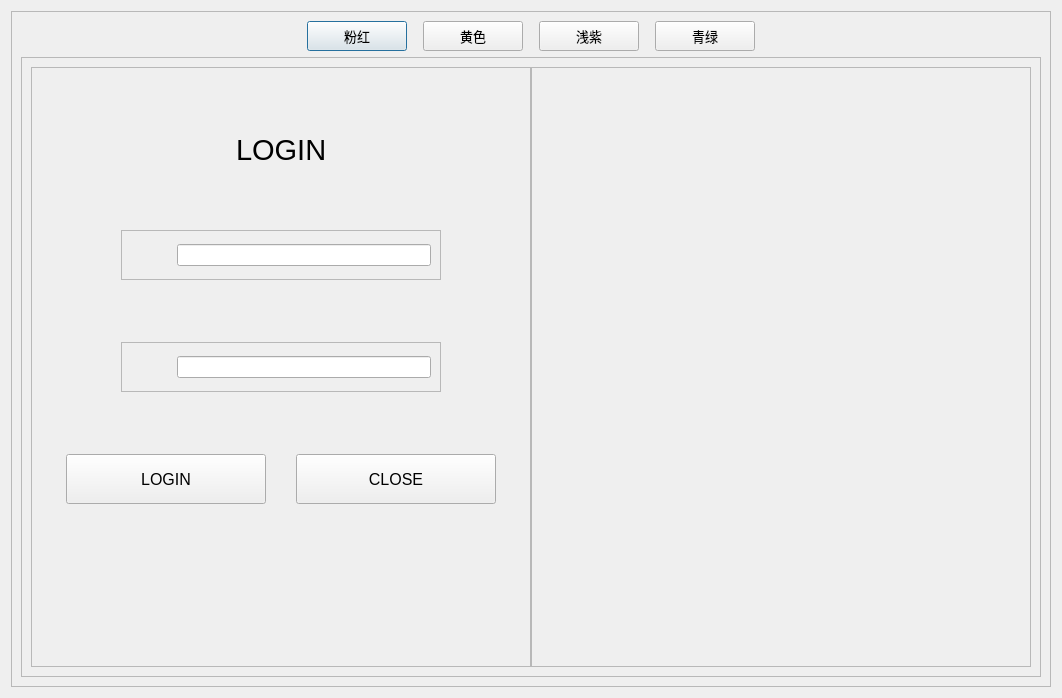
<?xml version="1.0" encoding="UTF-8"?>
<ui version="4.0">
 <class>loginwindow</class>
 <widget class="QDialog" name="loginwindow">
  <property name="geometry">
   <rect>
    <x>0</x>
    <y>0</y>
    <width>789</width>
    <height>564</height>
   </rect>
  </property>
  <property name="windowTitle">
   <string>Dialog</string>
  </property>
  <property name="styleSheet">
   <string notr="true">background-image: url(:/NDMDown/5c8863ce6ce49.jpg);</string>
  </property>
  <layout class="QGridLayout" name="gridLayout_6">
   <item row="0" column="0">
    <widget class="QFrame" name="frame_background">
     <property name="frameShape">
      <enum>QFrame::StyledPanel</enum>
     </property>
     <property name="frameShadow">
      <enum>QFrame::Raised</enum>
     </property>
     <layout class="QGridLayout" name="gridLayout_3">
      <item row="0" column="0">
       <layout class="QHBoxLayout" name="horizontalLayout_12">
        <item>
         <spacer name="horizontalSpacer_3">
          <property name="orientation">
           <enum>Qt::Horizontal</enum>
          </property>
          <property name="sizeHint" stdset="0">
           <size>
            <width>13</width>
            <height>20</height>
           </size>
          </property>
         </spacer>
        </item>
        <item>
         <widget class="QPushButton" name="btn_1">
          <property name="sizePolicy">
           <sizepolicy hsizetype="Fixed" vsizetype="Fixed">
            <horstretch>0</horstretch>
            <verstretch>0</verstretch>
           </sizepolicy>
          </property>
          <property name="minimumSize">
           <size>
            <width>100</width>
            <height>30</height>
           </size>
          </property>
          <property name="maximumSize">
           <size>
            <width>100</width>
            <height>30</height>
           </size>
          </property>
          <property name="font">
           <font>
            <pointsize>10</pointsize>
           </font>
          </property>
          <property name="text">
           <string>粉红</string>
          </property>
         </widget>
        </item>
        <item>
         <spacer name="horizontalSpacer_23">
          <property name="orientation">
           <enum>Qt::Horizontal</enum>
          </property>
          <property name="sizeType">
           <enum>QSizePolicy::Fixed</enum>
          </property>
          <property name="sizeHint" stdset="0">
           <size>
            <width>10</width>
            <height>20</height>
           </size>
          </property>
         </spacer>
        </item>
        <item>
         <widget class="QPushButton" name="btn_2">
          <property name="sizePolicy">
           <sizepolicy hsizetype="Fixed" vsizetype="Fixed">
            <horstretch>0</horstretch>
            <verstretch>0</verstretch>
           </sizepolicy>
          </property>
          <property name="minimumSize">
           <size>
            <width>100</width>
            <height>30</height>
           </size>
          </property>
          <property name="maximumSize">
           <size>
            <width>100</width>
            <height>30</height>
           </size>
          </property>
          <property name="font">
           <font>
            <pointsize>10</pointsize>
           </font>
          </property>
          <property name="text">
           <string>黄色</string>
          </property>
         </widget>
        </item>
        <item>
         <spacer name="horizontalSpacer_24">
          <property name="orientation">
           <enum>Qt::Horizontal</enum>
          </property>
          <property name="sizeType">
           <enum>QSizePolicy::Fixed</enum>
          </property>
          <property name="sizeHint" stdset="0">
           <size>
            <width>10</width>
            <height>20</height>
           </size>
          </property>
         </spacer>
        </item>
        <item>
         <widget class="QPushButton" name="btn_3">
          <property name="sizePolicy">
           <sizepolicy hsizetype="Fixed" vsizetype="Fixed">
            <horstretch>0</horstretch>
            <verstretch>0</verstretch>
           </sizepolicy>
          </property>
          <property name="minimumSize">
           <size>
            <width>100</width>
            <height>30</height>
           </size>
          </property>
          <property name="maximumSize">
           <size>
            <width>100</width>
            <height>30</height>
           </size>
          </property>
          <property name="font">
           <font>
            <pointsize>10</pointsize>
           </font>
          </property>
          <property name="text">
           <string>浅紫</string>
          </property>
         </widget>
        </item>
        <item>
         <spacer name="horizontalSpacer_25">
          <property name="orientation">
           <enum>Qt::Horizontal</enum>
          </property>
          <property name="sizeType">
           <enum>QSizePolicy::Fixed</enum>
          </property>
          <property name="sizeHint" stdset="0">
           <size>
            <width>10</width>
            <height>20</height>
           </size>
          </property>
         </spacer>
        </item>
        <item>
         <widget class="QPushButton" name="btn_4">
          <property name="sizePolicy">
           <sizepolicy hsizetype="Fixed" vsizetype="Fixed">
            <horstretch>0</horstretch>
            <verstretch>0</verstretch>
           </sizepolicy>
          </property>
          <property name="minimumSize">
           <size>
            <width>100</width>
            <height>30</height>
           </size>
          </property>
          <property name="maximumSize">
           <size>
            <width>100</width>
            <height>30</height>
           </size>
          </property>
          <property name="font">
           <font>
            <pointsize>10</pointsize>
           </font>
          </property>
          <property name="text">
           <string>青绿</string>
          </property>
         </widget>
        </item>
        <item>
         <spacer name="horizontalSpacer_4">
          <property name="orientation">
           <enum>Qt::Horizontal</enum>
          </property>
          <property name="sizeHint" stdset="0">
           <size>
            <width>13</width>
            <height>20</height>
           </size>
          </property>
         </spacer>
        </item>
       </layout>
      </item>
      <item row="1" column="0">
       <layout class="QVBoxLayout" name="verticalLayout_2">
        <item>
         <spacer name="verticalSpacer_9">
          <property name="orientation">
           <enum>Qt::Vertical</enum>
          </property>
          <property name="sizeHint" stdset="0">
           <size>
            <width>20</width>
            <height>13</height>
           </size>
          </property>
         </spacer>
        </item>
        <item>
         <layout class="QHBoxLayout" name="horizontalLayout_9">
          <item>
           <spacer name="horizontalSpacer_17">
            <property name="orientation">
             <enum>Qt::Horizontal</enum>
            </property>
            <property name="sizeHint" stdset="0">
             <size>
              <width>40</width>
              <height>20</height>
             </size>
            </property>
           </spacer>
          </item>
          <item>
           <widget class="QFrame" name="frame">
            <property name="frameShape">
             <enum>QFrame::StyledPanel</enum>
            </property>
            <property name="frameShadow">
             <enum>QFrame::Raised</enum>
            </property>
            <layout class="QGridLayout" name="gridLayout_2">
             <item row="0" column="0">
              <layout class="QHBoxLayout" name="horizontalLayout_8">
               <property name="spacing">
                <number>0</number>
               </property>
               <item>
                <widget class="QFrame" name="frame_login">
                 <property name="sizePolicy">
                  <sizepolicy hsizetype="Minimum" vsizetype="Minimum">
                   <horstretch>0</horstretch>
                   <verstretch>0</verstretch>
                  </sizepolicy>
                 </property>
                 <property name="minimumSize">
                  <size>
                   <width>500</width>
                   <height>600</height>
                  </size>
                 </property>
                 <property name="maximumSize">
                  <size>
                   <width>500</width>
                   <height>600</height>
                  </size>
                 </property>
                 <property name="frameShape">
                  <enum>QFrame::StyledPanel</enum>
                 </property>
                 <property name="frameShadow">
                  <enum>QFrame::Raised</enum>
                 </property>
                 <layout class="QGridLayout" name="gridLayout_5">
                  <item row="1" column="0">
                   <spacer name="verticalSpacer_4">
                    <property name="orientation">
                     <enum>Qt::Vertical</enum>
                    </property>
                    <property name="sizeType">
                     <enum>QSizePolicy::Fixed</enum>
                    </property>
                    <property name="sizeHint" stdset="0">
                     <size>
                      <width>20</width>
                      <height>20</height>
                     </size>
                    </property>
                   </spacer>
                  </item>
                  <item row="0" column="0">
                   <layout class="QVBoxLayout" name="verticalLayout">
                    <item>
                     <spacer name="verticalSpacer_2">
                      <property name="orientation">
                       <enum>Qt::Vertical</enum>
                      </property>
                      <property name="sizeHint" stdset="0">
                       <size>
                        <width>20</width>
                        <height>13</height>
                       </size>
                      </property>
                     </spacer>
                    </item>
                    <item>
                     <layout class="QHBoxLayout" name="horizontalLayout">
                      <item>
                       <spacer name="horizontalSpacer">
                        <property name="orientation">
                         <enum>Qt::Horizontal</enum>
                        </property>
                        <property name="sizeHint" stdset="0">
                         <size>
                          <width>40</width>
                          <height>20</height>
                         </size>
                        </property>
                       </spacer>
                      </item>
                      <item>
                       <widget class="QLabel" name="label_login">
                        <property name="font">
                         <font>
                          <family>Arial</family>
                          <pointsize>22</pointsize>
                         </font>
                        </property>
                        <property name="text">
                         <string>LOGIN</string>
                        </property>
                       </widget>
                      </item>
                      <item>
                       <spacer name="horizontalSpacer_2">
                        <property name="orientation">
                         <enum>Qt::Horizontal</enum>
                        </property>
                        <property name="sizeHint" stdset="0">
                         <size>
                          <width>40</width>
                          <height>20</height>
                         </size>
                        </property>
                       </spacer>
                      </item>
                     </layout>
                    </item>
                    <item>
                     <spacer name="verticalSpacer">
                      <property name="orientation">
                       <enum>Qt::Vertical</enum>
                      </property>
                      <property name="sizeHint" stdset="0">
                       <size>
                        <width>20</width>
                        <height>13</height>
                       </size>
                      </property>
                     </spacer>
                    </item>
                    <item>
                     <layout class="QHBoxLayout" name="horizontalLayout_10">
                      <item>
                       <spacer name="horizontalSpacer_20">
                        <property name="orientation">
                         <enum>Qt::Horizontal</enum>
                        </property>
                        <property name="sizeType">
                         <enum>QSizePolicy::Fixed</enum>
                        </property>
                        <property name="sizeHint" stdset="0">
                         <size>
                          <width>80</width>
                          <height>20</height>
                         </size>
                        </property>
                       </spacer>
                      </item>
                      <item>
                       <widget class="QFrame" name="frame_user_name">
                        <property name="frameShape">
                         <enum>QFrame::StyledPanel</enum>
                        </property>
                        <property name="frameShadow">
                         <enum>QFrame::Raised</enum>
                        </property>
                        <layout class="QGridLayout" name="gridLayout_4">
                         <item row="0" column="0">
                          <layout class="QHBoxLayout" name="horizontalLayout_11">
                           <item>
                            <spacer name="horizontalSpacer_21">
                             <property name="orientation">
                              <enum>Qt::Horizontal</enum>
                             </property>
                             <property name="sizeType">
                              <enum>QSizePolicy::Fixed</enum>
                             </property>
                             <property name="sizeHint" stdset="0">
                              <size>
                               <width>10</width>
                               <height>20</height>
                              </size>
                             </property>
                            </spacer>
                           </item>
                           <item>
                            <widget class="QLabel" name="label_user_name">
                             <property name="sizePolicy">
                              <sizepolicy hsizetype="Fixed" vsizetype="Fixed">
                               <horstretch>0</horstretch>
                               <verstretch>0</verstretch>
                              </sizepolicy>
                             </property>
                             <property name="minimumSize">
                              <size>
                               <width>30</width>
                               <height>30</height>
                              </size>
                             </property>
                             <property name="maximumSize">
                              <size>
                               <width>30</width>
                               <height>30</height>
                              </size>
                             </property>
                             <property name="text">
                              <string/>
                             </property>
                            </widget>
                           </item>
                           <item>
                            <widget class="QLineEdit" name="lineEditUsername"/>
                           </item>
                          </layout>
                         </item>
                        </layout>
                       </widget>
                      </item>
                      <item>
                       <spacer name="horizontalSpacer_22">
                        <property name="orientation">
                         <enum>Qt::Horizontal</enum>
                        </property>
                        <property name="sizeType">
                         <enum>QSizePolicy::Fixed</enum>
                        </property>
                        <property name="sizeHint" stdset="0">
                         <size>
                          <width>80</width>
                          <height>20</height>
                         </size>
                        </property>
                       </spacer>
                      </item>
                     </layout>
                    </item>
                    <item>
                     <spacer name="verticalSpacer_3">
                      <property name="orientation">
                       <enum>Qt::Vertical</enum>
                      </property>
                      <property name="sizeHint" stdset="0">
                       <size>
                        <width>20</width>
                        <height>17</height>
                       </size>
                      </property>
                     </spacer>
                    </item>
                    <item>
                     <layout class="QHBoxLayout" name="horizontalLayout_2">
                      <item>
                       <spacer name="horizontalSpacer_6">
                        <property name="orientation">
                         <enum>Qt::Horizontal</enum>
                        </property>
                        <property name="sizeType">
                         <enum>QSizePolicy::Fixed</enum>
                        </property>
                        <property name="sizeHint" stdset="0">
                         <size>
                          <width>80</width>
                          <height>20</height>
                         </size>
                        </property>
                       </spacer>
                      </item>
                      <item>
                       <widget class="QFrame" name="frame_pwd">
                        <property name="frameShape">
                         <enum>QFrame::StyledPanel</enum>
                        </property>
                        <property name="frameShadow">
                         <enum>QFrame::Raised</enum>
                        </property>
                        <layout class="QGridLayout" name="gridLayout">
                         <item row="0" column="0">
                          <layout class="QHBoxLayout" name="horizontalLayout_3">
                           <item>
                            <spacer name="horizontalSpacer_5">
                             <property name="orientation">
                              <enum>Qt::Horizontal</enum>
                             </property>
                             <property name="sizeType">
                              <enum>QSizePolicy::Fixed</enum>
                             </property>
                             <property name="sizeHint" stdset="0">
                              <size>
                               <width>10</width>
                               <height>20</height>
                              </size>
                             </property>
                            </spacer>
                           </item>
                           <item>
                            <widget class="QLabel" name="label_pwd">
                             <property name="sizePolicy">
                              <sizepolicy hsizetype="Fixed" vsizetype="Fixed">
                               <horstretch>0</horstretch>
                               <verstretch>0</verstretch>
                              </sizepolicy>
                             </property>
                             <property name="minimumSize">
                              <size>
                               <width>30</width>
                               <height>30</height>
                              </size>
                             </property>
                             <property name="maximumSize">
                              <size>
                               <width>30</width>
                               <height>30</height>
                              </size>
                             </property>
                             <property name="text">
                              <string/>
                             </property>
                            </widget>
                           </item>
                           <item>
                            <widget class="QLineEdit" name="lineEditpassword"/>
                           </item>
                          </layout>
                         </item>
                        </layout>
                       </widget>
                      </item>
                      <item>
                       <spacer name="horizontalSpacer_19">
                        <property name="orientation">
                         <enum>Qt::Horizontal</enum>
                        </property>
                        <property name="sizeType">
                         <enum>QSizePolicy::Fixed</enum>
                        </property>
                        <property name="sizeHint" stdset="0">
                         <size>
                          <width>80</width>
                          <height>20</height>
                         </size>
                        </property>
                       </spacer>
                      </item>
                     </layout>
                    </item>
                    <item>
                     <spacer name="verticalSpacer_5">
                      <property name="orientation">
                       <enum>Qt::Vertical</enum>
                      </property>
                      <property name="sizeHint" stdset="0">
                       <size>
                        <width>20</width>
                        <height>13</height>
                       </size>
                      </property>
                     </spacer>
                    </item>
                    <item>
                     <layout class="QHBoxLayout" name="horizontalLayout_6">
                      <item>
                       <spacer name="horizontalSpacer_13">
                        <property name="orientation">
                         <enum>Qt::Horizontal</enum>
                        </property>
                        <property name="sizeHint" stdset="0">
                         <size>
                          <width>40</width>
                          <height>20</height>
                         </size>
                        </property>
                       </spacer>
                      </item>
                      <item>
                       <widget class="QPushButton" name="loginBtn">
                        <property name="sizePolicy">
                         <sizepolicy hsizetype="Fixed" vsizetype="Fixed">
                          <horstretch>0</horstretch>
                          <verstretch>0</verstretch>
                         </sizepolicy>
                        </property>
                        <property name="minimumSize">
                         <size>
                          <width>200</width>
                          <height>50</height>
                         </size>
                        </property>
                        <property name="maximumSize">
                         <size>
                          <width>320</width>
                          <height>50</height>
                         </size>
                        </property>
                        <property name="font">
                         <font>
                          <family>Arial</family>
                          <pointsize>12</pointsize>
                         </font>
                        </property>
                        <property name="text">
                         <string>LOGIN</string>
                        </property>
                       </widget>
                      </item>
                      <item>
                       <spacer name="horizontalSpacer_11">
                        <property name="orientation">
                         <enum>Qt::Horizontal</enum>
                        </property>
                        <property name="sizeHint" stdset="0">
                         <size>
                          <width>40</width>
                          <height>20</height>
                         </size>
                        </property>
                       </spacer>
                      </item>
                      <item>
                       <widget class="QPushButton" name="exitBtn">
                        <property name="sizePolicy">
                         <sizepolicy hsizetype="Fixed" vsizetype="Fixed">
                          <horstretch>0</horstretch>
                          <verstretch>0</verstretch>
                         </sizepolicy>
                        </property>
                        <property name="minimumSize">
                         <size>
                          <width>200</width>
                          <height>50</height>
                         </size>
                        </property>
                        <property name="maximumSize">
                         <size>
                          <width>320</width>
                          <height>50</height>
                         </size>
                        </property>
                        <property name="font">
                         <font>
                          <family>Arial</family>
                          <pointsize>12</pointsize>
                         </font>
                        </property>
                        <property name="text">
                         <string>CLOSE</string>
                        </property>
                       </widget>
                      </item>
                      <item>
                       <spacer name="horizontalSpacer_14">
                        <property name="orientation">
                         <enum>Qt::Horizontal</enum>
                        </property>
                        <property name="sizeHint" stdset="0">
                         <size>
                          <width>40</width>
                          <height>20</height>
                         </size>
                        </property>
                       </spacer>
                      </item>
                     </layout>
                    </item>
                    <item>
                     <spacer name="verticalSpacer_6">
                      <property name="orientation">
                       <enum>Qt::Vertical</enum>
                      </property>
                      <property name="sizeHint" stdset="0">
                       <size>
                        <width>20</width>
                        <height>13</height>
                       </size>
                      </property>
                     </spacer>
                    </item>
                    <item>
                     <layout class="QHBoxLayout" name="horizontalLayout_4">
                      <item>
                       <spacer name="horizontalSpacer_10">
                        <property name="orientation">
                         <enum>Qt::Horizontal</enum>
                        </property>
                        <property name="sizeHint" stdset="0">
                         <size>
                          <width>13</width>
                          <height>20</height>
                         </size>
                        </property>
                       </spacer>
                      </item>
                      <item>
                       <spacer name="horizontalSpacer_7">
                        <property name="orientation">
                         <enum>Qt::Horizontal</enum>
                        </property>
                        <property name="sizeHint" stdset="0">
                         <size>
                          <width>13</width>
                          <height>20</height>
                         </size>
                        </property>
                       </spacer>
                      </item>
                      <item>
                       <spacer name="horizontalSpacer_8">
                        <property name="orientation">
                         <enum>Qt::Horizontal</enum>
                        </property>
                        <property name="sizeHint" stdset="0">
                         <size>
                          <width>13</width>
                          <height>20</height>
                         </size>
                        </property>
                       </spacer>
                      </item>
                      <item>
                       <spacer name="horizontalSpacer_9">
                        <property name="orientation">
                         <enum>Qt::Horizontal</enum>
                        </property>
                        <property name="sizeHint" stdset="0">
                         <size>
                          <width>13</width>
                          <height>20</height>
                         </size>
                        </property>
                       </spacer>
                      </item>
                     </layout>
                    </item>
                    <item>
                     <spacer name="verticalSpacer_8">
                      <property name="orientation">
                       <enum>Qt::Vertical</enum>
                      </property>
                      <property name="sizeHint" stdset="0">
                       <size>
                        <width>20</width>
                        <height>13</height>
                       </size>
                      </property>
                     </spacer>
                    </item>
                   </layout>
                  </item>
                 </layout>
                </widget>
               </item>
               <item>
                <widget class="QFrame" name="frame_pic">
                 <property name="sizePolicy">
                  <sizepolicy hsizetype="Minimum" vsizetype="Minimum">
                   <horstretch>0</horstretch>
                   <verstretch>0</verstretch>
                  </sizepolicy>
                 </property>
                 <property name="minimumSize">
                  <size>
                   <width>500</width>
                   <height>600</height>
                  </size>
                 </property>
                 <property name="frameShape">
                  <enum>QFrame::StyledPanel</enum>
                 </property>
                 <property name="frameShadow">
                  <enum>QFrame::Raised</enum>
                 </property>
                </widget>
               </item>
              </layout>
             </item>
            </layout>
           </widget>
          </item>
          <item>
           <spacer name="horizontalSpacer_18">
            <property name="orientation">
             <enum>Qt::Horizontal</enum>
            </property>
            <property name="sizeHint" stdset="0">
             <size>
              <width>40</width>
              <height>20</height>
             </size>
            </property>
           </spacer>
          </item>
         </layout>
        </item>
        <item>
         <spacer name="verticalSpacer_10">
          <property name="orientation">
           <enum>Qt::Vertical</enum>
          </property>
          <property name="sizeHint" stdset="0">
           <size>
            <width>20</width>
            <height>13</height>
           </size>
          </property>
         </spacer>
        </item>
       </layout>
      </item>
     </layout>
    </widget>
   </item>
  </layout>
 </widget>
 <resources/>
 <connections/>
</ui>
